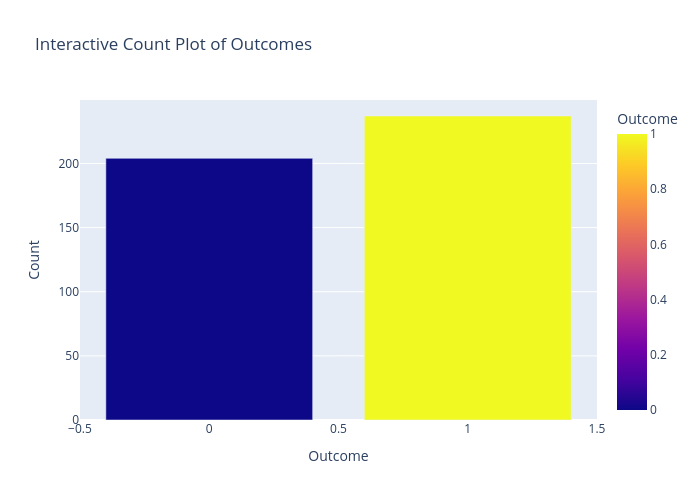

The code cell stored with this chart in its notebook:
### Code cell
# Create a DataFrame from y_train
y_train_df = pd.DataFrame(y_train, columns=['Outcome'])

outcome_counts = y_train_df['Outcome'].value_counts().reset_index()

outcome_counts.columns = ['Outcome', 'Count']
# Create an interactive bar plot
fig = px.bar(
    outcome_counts,  # Use the corrected DataFrame
    x='Outcome', 
    y='Count',
    color='Outcome',  # Color by outcome
    labels={'Outcome': 'Outcome', 'Count': 'Count'},  # Customize axis labels
    color_discrete_sequence=px.colors.qualitative.Pastel,  # Pastel color palette
    title="Interactive Count Plot of Outcomes"
)

# Customize the layout
fig.update_layout(
    xaxis_title="Outcome",
    yaxis_title="Count",
    showlegend=False,  # Hide legend (optional)
    height=500,
    width=700
)

# Show the plot
fig.show()

### Figure 1 — Plotly figure (JSON) as saved in the notebook; plotly's stock layout.template omitted (floating-point values rounded to 4 significant figures)
{"data": [{"alignmentgroup": "True", "hovertemplate": "Outcome=%{marker.color}<br>Count=%{y}<extra></extra>", "legendgroup": "", "marker": {"color": [1, 0], "coloraxis": "coloraxis", "pattern": {"shape": ""}}, "name": "", "offsetgroup": "", "orientation": "v", "showlegend": false, "textposition": "auto", "type": "bar", "x": [1, 0], "xaxis": "x", "y": [237, 204], "yaxis": "y"}], "layout": {"barmode": "relative", "coloraxis": {"colorbar": {"title": {"text": "Outcome"}}, "colorscale": [[0, "#0d0887"], [0.1111, "#46039f"], [0.2222, "#7201a8"], [0.3333, "#9c179e"], [0.4444, "#bd3786"], [0.5556, "#d8576b"], [0.6667, "#ed7953"], [0.7778, "#fb9f3a"], [0.8889, "#fdca26"], [1, "#f0f921"]]}, "height": 500, "legend": {"tracegroupgap": 0}, "showlegend": false, "title": {"text": "Interactive Count Plot of Outcomes"}, "width": 700, "xaxis": {"anchor": "y", "domain": [0, 1], "title": {"text": "Outcome"}}, "yaxis": {"anchor": "x", "domain": [0, 1], "title": {"text": "Count"}}}}
